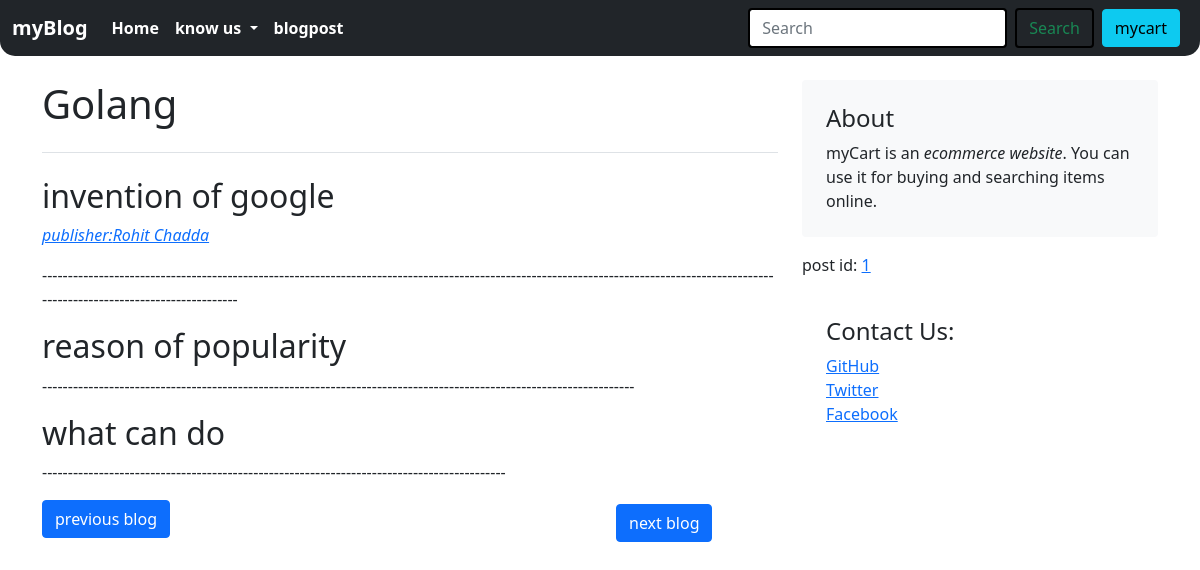
The page /blog/blogpost/1 on the database its author committed.
### blog/models.py (models this page shows, shortened)
class Blogpost(models.Model):
    post_id = models.AutoField(primary_key = True)
    title = models.CharField(max_length=50)
    heading1 = models.CharField(max_length=75)
    conthead1 =  models.CharField(max_length=1000)
    heading2 = models.CharField(max_length=75)
    conthead2 = models.CharField(max_length=1000)
    heading3 = models.CharField(max_length=75)
    conthead3  = models.CharField(max_length=1000)
    category = models.CharField(max_length=50,default="")
    subcategory = models.CharField(max_length=60,default="")
    image = models.ImageField(upload_to="blog/images",default="")
    pub_date = models.DateField()
    publisher = models.CharField(max_length=50)

### blog/views.py (the view)
# urls.py: path('blogpost/<int:myid>',views.blogpost,name = "blogpost"),
def blogpost(request,myid):
    blog = Blogpost.objects.filter(post_id=myid)
    blogposted = {'blog':blog[0]}
    return render(request,'blog/blogpost.html',blogposted)

### blog/templates/blog/blogpost.html (shortened to what this page needs)
{% extends "blog/basic.html"%}
{% block body %}
<div class="container">
  <div class="row mt-4">
      <div class="col-md-8 blog-main">
          <h1 class="pb-4 mb-4 font-italic border-bottom">
            {{blog.title}}
          </h1>
          <div class="blog-post">
              <h2 class="blog-post-title">{{blog.heading1}}</h2>
              <p class="blog-post-meta"> <a href="#" style="font-style: italic;">publisher:{{blog.publisher}}</a></p>
              <p>{{blog.conthead1}}</p>
              <h2>{{blog.heading2}}</h2>
              <p>{{blog.conthead2}}</p>
              <h2>{{blog.heading3}}</h2>
              <p>{{blog.conthead3}}</p>
          </div>
      </div>
      <aside class="col-md-4 blog-sidebar">
          <div class="p-4 mb-3 bg-light rounded">
              <h4 class="font-italic">About</h4>
              <p class="mb-0">myCart is an <em>ecommerce website</em>. You can use it for buying and searching items online. </p>
          </div>
          <p>
              post id: <a href="" id="blog_post_id">{{blog.post_id}}</a>
          </p>
          <div class="p-4">
              <h4 class="font-italic">Contact Us: </h4>
              <ol class="list-unstyled">
                  <li><a href="#">GitHub</a></li>
                  <li><a href="#">Twitter</a></li>
                  <li><a href="#">Facebook</a></li>
              </ol>
          </div>
      </aside>
      <div class="col-md-6 sm-12"  id="previous_blog">
      </div>
      <div class="col-md-5 sm-12 m-1" id="next_blog">
      </div>
    </div>
</div>
{%endblock%}

### rows shown on the page
Blogpost: title "Golang", heading1 "invention of google", publisher "Rohit Chadda", conthead1 "------------------------------------------------------------------------------------------------------------------------------------------------------------------------------------", heading2 "reason of popularity", conthead2 "-------------------------------------------------------------------------------------------------------------------", heading3 "what can do", conthead3 "------------------------------------------------------------------------------------------", post_id "1"
